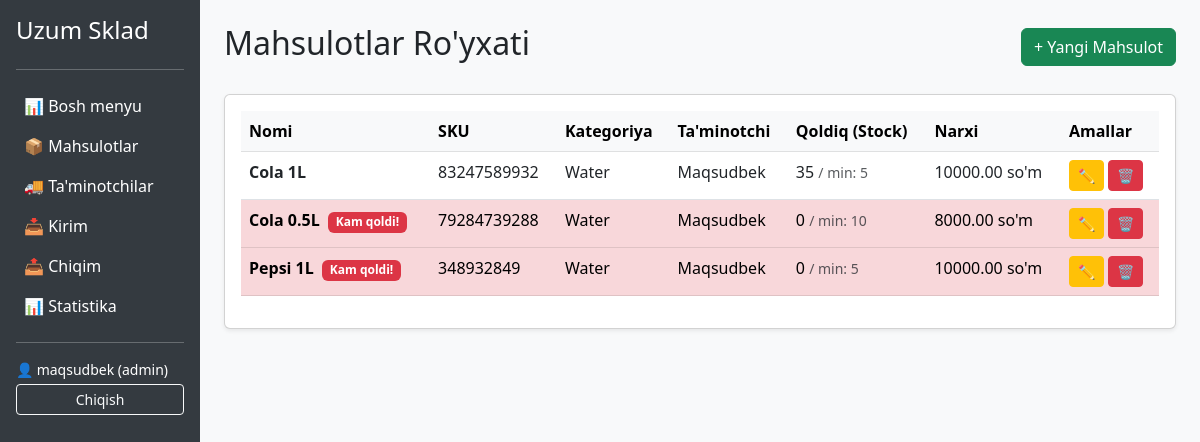
/products/ (signed in), run on the app's committed database.
### accounts/models.py (models this page shows, shortened)
class CustomUser(AbstractUser):
    ROLE_CHOICES = (
        ('admin', 'Admin'),
        ('client', 'Client')
    )
    role = models.CharField(max_length = 10, choices = ROLE_CHOICES, default = 'client')
    created_at = models.DateTimeField(auto_now_add = True)

### products/models.py (models this page shows, shortened)
class Product(models.Model):
    name = models.CharField(max_length=100)
    sku = models.CharField(max_length=50, unique = True)
    category = models.CharField(max_length=100)
    supplier = models.ForeignKey('suppliers.Supplier', on_delete=models.CASCADE, related_name='products')
    stock = models.IntegerField(default = 0)
    price = models.DecimalField(max_digits=10, decimal_places=2)
    min_stock = models.IntegerField(default = 10)
    created_at = models.DateTimeField(auto_now_add=True)
    def is_low_stock(self):
        return self.stock <= self.min_stock

### suppliers/models.py (models this page shows, shortened)
class Supplier(models.Model):
    name = models.CharField(max_length=150)
    phone = models.CharField(max_length=15)
    company = models.CharField(max_length=150)
    address = models.TextField(max_length=150)
    created_ad = models.DateTimeField(auto_now_add=True)

### products/views.py (the view)
# urls.py: path('products/', product_list, name='product_list'),
@login_required
def product_list(request):
    products = Product.objects.all()
    return render(request, 'products/product_list.html', {'products': products})

### templates/products/product_list.html
{% extends 'base.html' %}
{% block content %}
<div class="d-flex justify-content-between align-items-center mb-4">
    <h2>Mahsulotlar Ro'yxati</h2>
    {% if user.role == 'admin' %}
    <a href="{% url 'product_create' %}" class="btn btn-success">
        + Yangi Mahsulot
    </a>
    {% endif %}
</div>
<div class="card shadow-sm">
    <div class="card-body">
        <table class="table table-hover">
            <thead class="table-light">
                <tr>
                    <th>Nomi</th>
                    <th>SKU</th>
                    <th>Kategoriya</th>
                    <th>Ta'minotchi</th>
                    <th>Qoldiq (Stock)</th>
                    <th>Narxi</th>
                    {% if user.role == 'admin' %}
                        <th>Amallar</th>
                    {% endif %}
                </tr>
            </thead>
            <tbody>
                {% for product in products %}
                <tr class="{% if product.is_low_stock %}table-danger{% endif %}">
                    <td>
                        <strong>{{ product.name }}</strong>
                        {% if product.is_low_stock %}
                            <span class="badge bg-danger ms-1">Kam qoldi!</span>
                        {% endif %}
                    </td>
                    <td>{{ product.sku }}</td>
                    <td>{{ product.category }}</td>
                    <td>{{ product.supplier.name }}</td>
                    <td>
                        {{ product.stock }}
                        <small class="text-muted"> / min: {{ product.min_stock }}</small>
                    </td>
                    <td>{{ product.price }} so'm</td>
                    {% if user.role == 'admin' %}
                    <td>
                        <a href="{% url 'product_edit' product.pk %}" class="btn btn-sm btn-warning">✏️</a>
                        <a href="{% url 'product_delete' product.pk %}" class="btn btn-sm btn-danger">🗑️</a>
                    </td>
                    {% endif %}
                </tr>
                {% empty %}
                <tr>
                    <td colspan="7" class="text-center text-muted">Mahsulotlar mavjud emas.</td>
                </tr>
                {% endfor %}
            </tbody>
        </table>
    </div>
</div>
{% endblock %}

### templates/base.html (shortened to what this page needs)
<!DOCTYPE html>
<html lang="uz">
<head>
    <link href="https://cdn.jsdelivr.net/npm/bootstrap@5.3.0/dist/css/bootstrap.min.css" rel="stylesheet">
</head>
<body>
<div class="container-fluid">
    <div class="row">
<div class="col-md-2 sidebar p-3 text-white" style="background-color: #343a40; min-height: 100vh;">
    <h4 class="mb-4">Uzum Sklad</h4>
    <hr>
    <a href="{% url 'dashboard' %}" class="d-block text-white text-decoration-none p-2 hover-effect">
        📊 Bosh menyu
    </a>
    <a href="{% url 'product_list' %}" class="d-block text-white text-decoration-none p-2 hover-effect">
        📦 Mahsulotlar
    </a>
    {% if user.role == 'admin' %}
        <a href="{% url 'supplier_list' %}" class="d-block text-white text-decoration-none p-2 hover-effect">
            🚚 Ta'minotchilar
        </a>
        <a href="{% url 'stock_in_list' %}" class="d-block text-white text-decoration-none p-2 hover-effect">
            📥 Kirim
        </a>
        <a href="{% url 'stock_out_list' %}" class="d-block text-white text-decoration-none p-2 hover-effect">
            📤 Chiqim
        </a>
        <a href="{% url 'statistics' %}" class="d-block text-white text-decoration-none p-2 hover-effect">
            📊 Statistika
        </a>
    {% endif %}
    <hr>
    {% if user.is_authenticated %}
        <div class="mt-3">
            <p class="small mb-1">👤 {{ user.username }} ({{ user.role }})</p>
            <form action="{% url 'logout' %}" method="post">
                <button type="submit" class="btn btn-outline-light btn-sm w-100">Chiqish</button>
            </form>
        </div>
    {% else %}
        <a href="{% url 'login' %}" class="btn btn-primary w-100">Kirish</a>
    {% endif %}
</div>
        <div class="col-md-10 p-4">
            {% block content %}
            {% endblock %}
        </div>
    </div>
</div>
</body>
</html>

### templates/base.html (style rules this page uses)
body { background-color: #f8f9fa; }
.sidebar { min-height: 100vh; background-color: #343a40; color: white; }
.sidebar a { color: white; text-decoration: none; padding: 10px; display: block; }

### data on the page
CustomUser: username "maqsudbek", role "admin"
Product: name "Cola 1L", sku "83247589932", category "Water", supplier.name "Maqsudbek", stock "35", min_stock "5", price "10000.00"
Product: name "Cola 0.5L", shows "Kam qoldi!", sku "79284739288", category "Water", supplier.name "Maqsudbek", stock "0", min_stock "10", price "8000.00"
Product: name "Pepsi 1L", shows "Kam qoldi!", sku "348932849", category "Water", supplier.name "Maqsudbek", stock "0", min_stock "5", price "10000.00"
